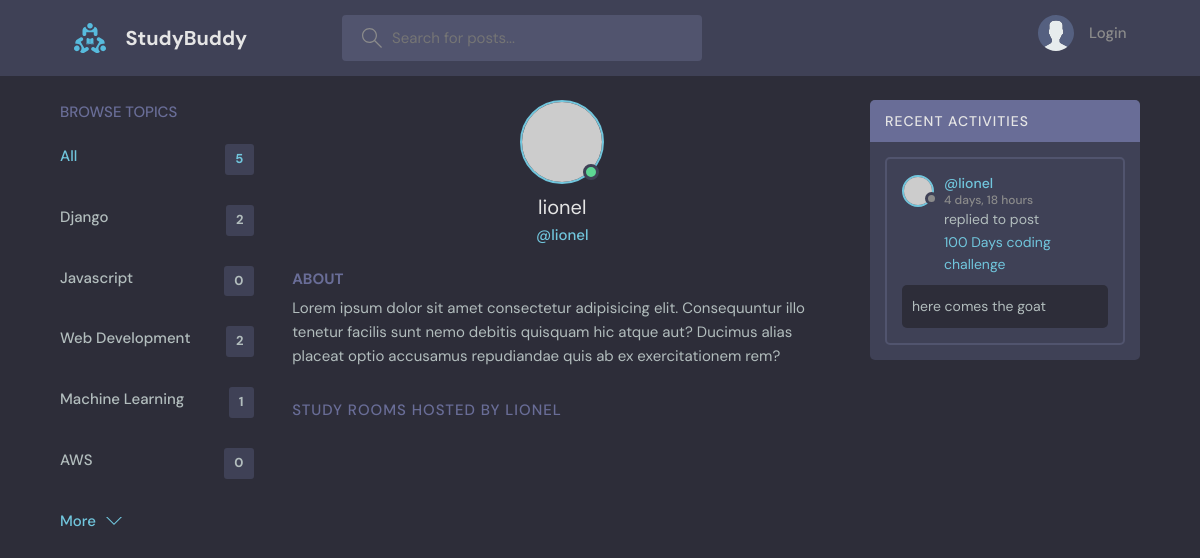
/userProfile/4, run on the app's committed database.
### base/models.py (models this page shows, shortened)
class Topic(models.Model):
    name = models.CharField(max_length= 200)

class Message(models.Model):
    user = models.ForeignKey(User , on_delete= models.CASCADE)
    room = models.ForeignKey(Room, on_delete=models.CASCADE)
    body = models.TextField()
    updated = models.DateTimeField(auto_now= True)
    created = models.DateTimeField(auto_now_add= True)

class Room(models.Model):
    host = models.ForeignKey(User , on_delete= models.SET_NULL , null= True)
    topic = models.ForeignKey(Topic , on_delete= models.SET_NULL , null= True)
    name = models.CharField(max_length=200)
    description = models.TextField(null= True , blank= True)
    participants = models.ManyToManyField(User , related_name='participants' , blank= True)
    updated = models.DateTimeField(auto_now= True)
    created = models.DateTimeField(auto_now_add= True)
    class Meta:
        ordering = ['-updated' , '-created']
    def __str__(self):
        return self.name

### base/views.py (the view)
# urls.py: path('userProfile/<str:pk>' , views.userProfile , name= 'userProfile'),
def userProfile(request , pk):
    user = User.objects.get(id = pk)
    rooms = user.room_set.all()
    activityMessage = user.message_set.all()
    topics= Topic.objects.all()
    context= {'user' : user , 'rooms' : rooms , 'activityMessage' : activityMessage , 'topics':topics}
    return render(request, 'base/profile.html' , context)

### base/templates/base/profile.html (shortened to what this page needs)
{% extends 'main.html' %}
{% block content %}
  <main class="profile-page layout layout--3">
    <div class="container">
      {% include 'base/topic-component.html' %}
      <div class="roomList">
        <div class="profile">
          <div class="profile__avatar">
            <div class="avatar avatar--large active">
              <img src="https://randomuser.me/api/portraits/men/11.jpg" />
            </div>
          </div>
          <div class="profile__info">
            <h3>{{user.username}}</h3>
            <p>@{{user.username}}</p>
          </div>
          <div class="profile__about">
            <h3>About</h3>
            <p>
              Lorem ipsum dolor sit amet consectetur adipisicing elit. Consequuntur illo tenetur
              facilis sunt nemo debitis quisquam hic atque aut? Ducimus alias placeat optio
              accusamus repudiandae quis ab ex exercitationem rem?
            </p>
          </div>
        </div>
        <div class="roomList__header">
          <div>
            <h2>Study Rooms Hosted by {{user.username}}</a>
            </h2>
          </div>
        </div>
      </div>
      <div class="activities">
        <div class="activities__header">
          <h2>Recent Activities</h2>
        </div>
        {% include 'base/activity-component.html' %}
      </div>
    </div>
  </main>
  {% endblock content %}

### base/templates/base/topic-component.html
<div class="topics">
  <div class="topics__header">
    <h2>Browse Topics</h2>
  </div>
  <ul class="topics__list">
    <li>
      <a href="{% url 'home' %}" class="active"
        >All <span>{{topics.count}}</span></a
      >
    </li>
    {% for topic in topics %}
    <li>
      <a href="{% url 'home'%}?q={{topic.name}}"
        >{{topic.name}} <span>{{topic.room_set.all.count}}</span></a
      >
    </li>
    {% endfor %}
  </ul>
  <a class="btn btn--link" href="topics.html">
    More
    <svg
      version="1.1"
      xmlns="http://www.w3.org/2000/svg"
      width="32"
      height="32"
      viewBox="0 0 32 32"
    >
      <title>chevron-down</title>
      <path d="M16 21l-13-13h-3l16 16 16-16h-3l-13 13z"></path>
    </svg>
  </a>
</div>

### base/templates/base/activity-component.html (shortened to what this page needs)
{% for activity_message in activityMessage %}
<div class="activities__box">
  <div class="activities__boxHeader roomListRoom__header">
    <a
      href="{% url 'userProfile' activity_message.user.id %}"
      class="roomListRoom__author"
    >
      <div class="avatar avatar--small">
        <img src="https://randomuser.me/api/portraits/women/11.jpg" />
      </div>
      <p>
        @{{activity_message.user}}
        <span>{{activity_message.created|timesince}} </span>
      </p>
    </a>
  </div>
  <div class="activities__boxContent">
    <p>
      replied to post
      <a href="{% url 'room' activity_message.room.id %}"
        >{{activity_message.room}}</a
      >
    </p>
    <div class="activities__boxRoomContent">{{activity_message.body}}</div>
  </div>
</div>
{% endfor %}

### data on the page
Topic: name "Django", room_set.all.count "2"
Topic: name "Javascript", room_set.all.count "0"
Topic: name "Web Development", room_set.all.count "2"
Topic: name "Machine Learning", room_set.all.count "1"
Topic: name "AWS", room_set.all.count "0"
Message: user "lionel", created "4 days, 18 hours", room "100 Days coding challenge", body "here comes the goat"

### other printed values
{{ topics.count }} "5"
{{ user.username }} "lionel"
{{ user.username }} "LIONEL"
